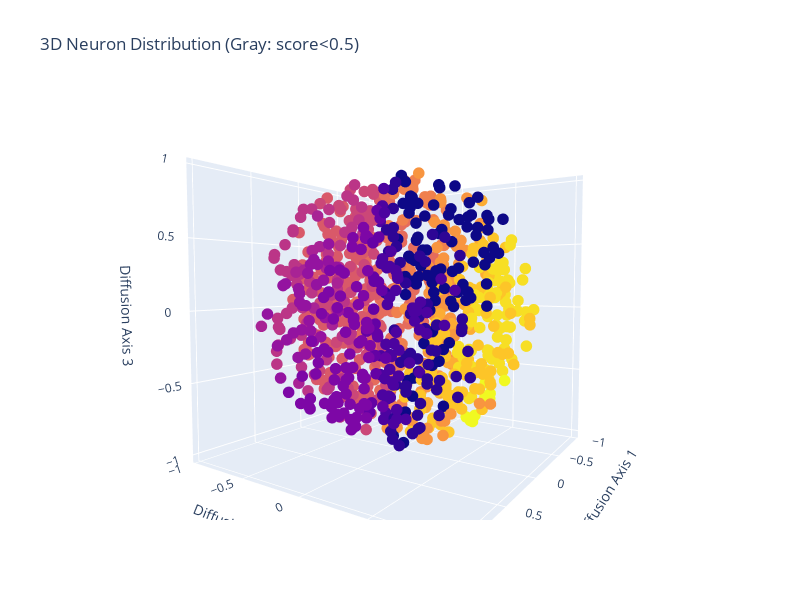

The notebook cell saved with this chart:
### Code cell
import plotly.graph_objects as go

fig = go.Figure()

fig.add_trace(go.Scatter3d(
    x=points[:, 0],
    y=points[:, 1],
    z=points[:, 2],
    mode='markers',
    marker=dict(
        size=4,
        color = np.array(max_index)
    ),
    name='Neurons'
))

fig.update_layout(
    title='3D Neuron Distribution (Gray: score<0.5)',
    scene=dict(
        xaxis_title='Diffusion Axis 1',
        yaxis_title='Diffusion Axis 2',
        zaxis_title='Diffusion Axis 3',
        camera=dict(eye=dict(x=1.5, y=1, z=0.1))
    ),
    width=800,
    height=600
)

fig.show()

### Figure 1 — Plotly figure (JSON) as saved in the notebook; plotly's stock layout.template omitted (floating-point values rounded to 4 significant figures; data arrays with more than 128 entries replaced by an {"elided": "..."} marker saying what was removed)
{"data": [{"marker": {"color": {"elided": "1000 float values"}, "size": 4}, "mode": "markers", "name": "Neurons", "type": "scatter3d", "x": {"elided": "1000 float values"}, "y": {"elided": "1000 float values"}, "z": {"elided": "1000 float values"}}], "layout": {"height": 600, "scene": {"camera": {"eye": {"x": 1.5, "y": 1, "z": 0.1}}, "xaxis": {"title": {"text": "Diffusion Axis 1"}}, "yaxis": {"title": {"text": "Diffusion Axis 2"}}, "zaxis": {"title": {"text": "Diffusion Axis 3"}}}, "title": {"text": "3D Neuron Distribution (Gray: score<0.5)"}, "width": 800}}
